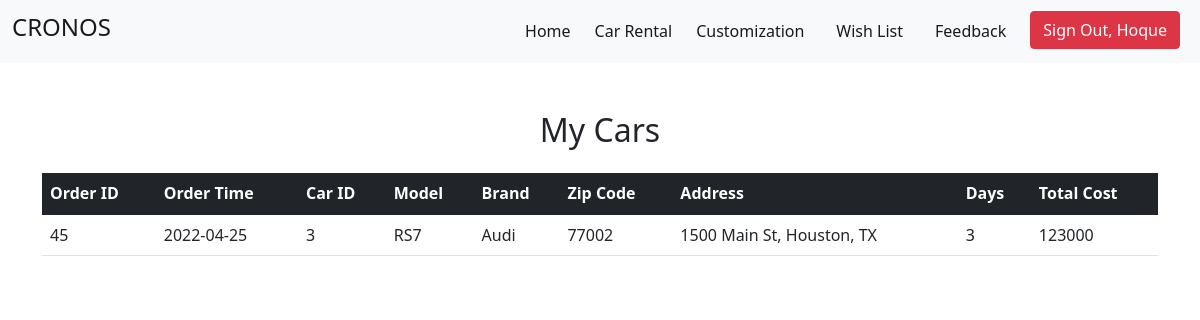
Page /userBookingHistory.php (signed in) on the committed database.
### tables this page shows
CREATE TABLE `booking` (
  `order_id` int(11) NOT NULL,
  `order_time` date NOT NULL DEFAULT current_timestamp(),
  `customer_id` int(11) NOT NULL,
  `car_id` int(11) NOT NULL,
  `rent_days` int(11) NOT NULL,
  `shipping_address` text NOT NULL,
  `zip_code` int(11) NOT NULL,
  `total_price` int(11) NOT NULL
);

CREATE TABLE `car` (
  `car_status` varchar(10) NOT NULL DEFAULT 'not-booked',
  `chassis_no` int(11) NOT NULL,
  `car_id` int(11) NOT NULL,
  `model` varchar(30) NOT NULL,
  `brand` varchar(30) NOT NULL,
  `year_of_release` date DEFAULT NULL,
  `price` int(11) NOT NULL,
  `picture` varchar(1000) NOT NULL DEFAULT 'https://img.lovepik.com/free-png/20210926/lovepik-car-icon-png-image_401486754_wh1200.png'
);

### userBookingHistory.php (the view, shortened to what this page needs)
<?php
$customer_id = $_SESSION['customer_id'];
?>
<!DOCTYPE html>
<html lang="en">
<head>
    <link href="https://cdn.jsdelivr.net/npm/bootstrap@5.1.3/dist/css/bootstrap.min.css" rel="stylesheet" />
    <link rel="stylesheet" href="style.css" />
    <link rel="stylesheet" href="fontawesome-free-5.15.4-web/fontawesome-free-5.15.4-web/css/all.css" />
</head>
<body>
    <navbar>
        <nav class="navbar navbar-expand-lg navbar-light bg-light">
            <div class="container-fluid">
                <a class="navbar-brand" href="index.php">
                    <h4>CRONOS</h4>
                </a>
                <div class="collapse navbar-collapse" id="navbarNav">
                    <ul class="navbar-nav ms-auto">
                        <li class="nav-item mx-2">
                            <a class="nav-link active" aria-current="page" href="index.php">Home</a>
                        </li>
                        <li class="nav-item">
                            <a class="nav-link active" href="userPanel.php">Car Rental</a>
                        </li>
                        <li class="nav-item mx-2">
                            <a class="nav-link active" aria-current="page" href="customizationPage.php">Customization</a>
                        </li>
                        <li class="nav-item mx-2">
                            <a class="nav-link active" aria-current="page" href="wishListPage.php">Wish List</a>
                        </li>
                        <li class="nav-item mx-2">
                            <a class="nav-link active" aria-current="page" href="userFeedbackPage.php">Feedback</a>
                        </li>
                        <li class="nav-item mx-2">
                            <a class="btn btn-danger" class="nav-link" href="dbUserSignout.php">Sign Out, <?= $_SESSION['last_name']; ?> </a>
                        </li>
                    </ul>
                </div>
            </div>
        </nav>
    </navbar>
    <div class="container my-5">
        <div class="text-center">
            <h2>My Cars</h2>
        </div>
        <div>
            <table class="table my-4">
                <thead class="table-dark">
                    <tr>
                        <th scope="col">Order ID</th>
                        <th scope="col">Order Time</th>
                        <th scope="col">Car ID</th>
                        <th scope="col">Model</th>
                        <th scope="col">Brand</th>
                        <th scope="col">Zip Code</th>
                        <th scope="col">Address</th>
                        <th scope="col">Days</th>
                        <th scope="col">Total Cost</th>
                    </tr>
                </thead>
                <tbody>
                    <?php
                    require_once("dbConnect.php");
                    $sql = "SELECT order_id, order_time, car.car_id,
                    car.model, car.brand, zip_code, shipping_address, rent_days, total_price FROM booking
                    INNER JOIN customer on customer.customer_id = booking.customer_id
                    INNER JOIN car on car.car_id = booking.car_id WHERE booking.customer_id='$customer_id' ORDER BY order_id DESC;";
                    $result = mysqli_query($conn, $sql);
                    if (mysqli_num_rows($result) > 0) {
                        while ($row = mysqli_fetch_array($result)) {
                    ?>
                            <tr>
                                <td><?php echo $row[0]; ?></td>
                                <td><?php echo $row[1]; ?></td>
                                <td><?php echo $row[2] ?> </td>
                                <td><?php echo $row[3] ?></td>
                                <td><?php echo $row[4] ?> </td>
                                <td><?php echo $row[5] ?></td>
                                <td><?php echo $row[6] ?> </td>
                                <td><?php echo $row[7] ?> </td>
                                <td><?php echo $row[8] ?> </td>
                            </tr>
                    <?php
                        }
                    }
                    ?>
                </tbody>
            </table>
        </div>
    </div>

### style.css (style rules this page uses)
.container { height: 100%; }
.btn-anchor, a { text-decoration: none; color: white; }

### rows in the picture
booking: order_id "45", order_time "2022-04-25", car.car_id "3", car.model "RS7", car.brand "Audi", zip_code "77002", shipping_address "1500 Main St, Houston, TX", rent_days "3", total_price "123000"

### other values in the picture
$_SESSION['last_name'] "Hoque"
